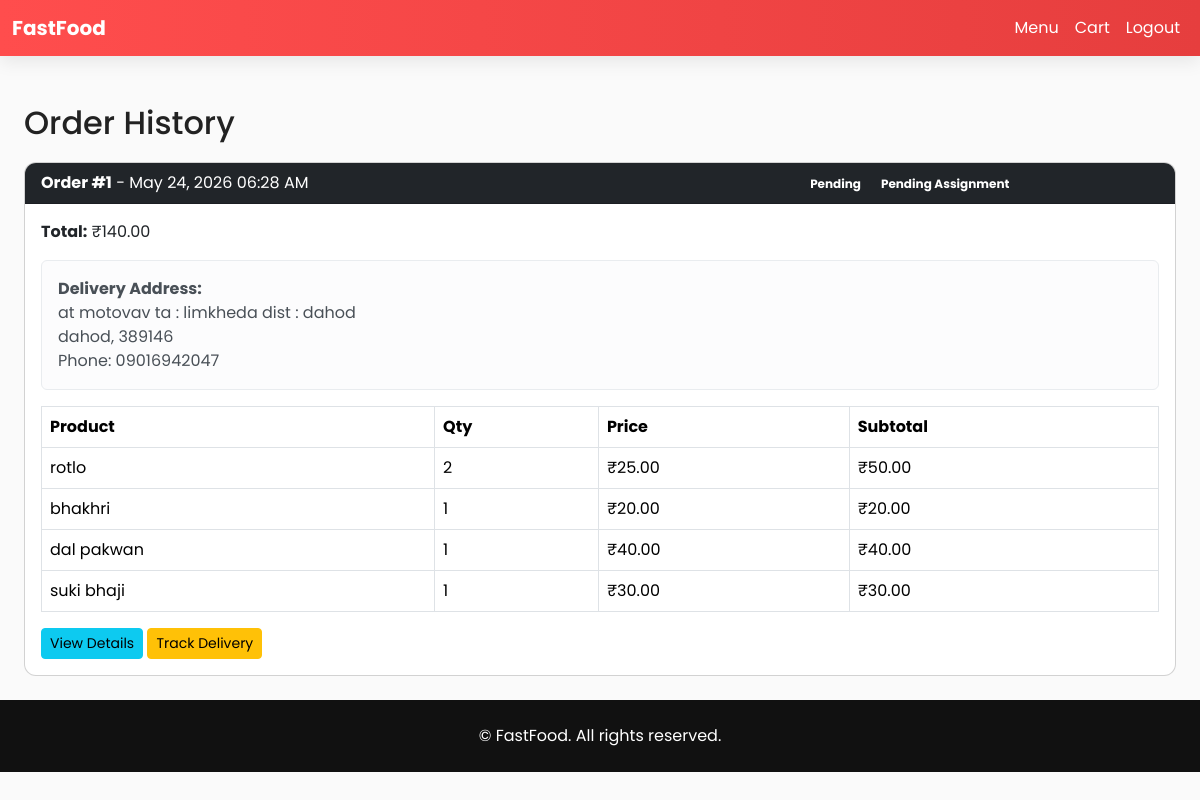
Screenshot of /order-history/ (signed in) with the database file from the repository.
### food_app/models.py (models this page shows, shortened)
class Order(models.Model):
    user = models.ForeignKey(User, on_delete=models.CASCADE)
    cart = models.ForeignKey(Cart, on_delete=models.SET_NULL, null=True, blank=True)
    total = models.DecimalField(max_digits=10, decimal_places=2)
    created_at = models.DateTimeField(default=timezone.now)
    status = models.CharField(max_length=20, default="Pending")
    delivery_address = models.ForeignKey(DeliveryAddress, on_delete=models.SET_NULL, null=True, blank=True)

class Delivery(models.Model):
    STATUS_CHOICES = [
        ('pending', 'Pending Assignment'),
        ('assigned', 'Assigned'),
        ('picked_up', 'Picked Up'),
        ('in_transit', 'In Transit'),
        ('delivered', 'Delivered'),
        ('cancelled', 'Cancelled'),
    ]
    order = models.OneToOneField(Order, on_delete=models.CASCADE, related_name="delivery")
    delivery_person = models.ForeignKey(DeliveryPerson, on_delete=models.SET_NULL, null=True, blank=True, related_name="deliveries")
    status = models.CharField(max_length=20, choices=STATUS_CHOICES, default='pending')
    estimated_delivery_time = models.DateTimeField(blank=True, null=True)
    actual_delivery_time = models.DateTimeField(blank=True, null=True)
    created_at = models.DateTimeField(default=timezone.now)
    updated_at = models.DateTimeField(auto_now=True)
    class Meta:
        verbose_name_plural = "Deliveries"

class DeliveryAddress(models.Model):
    user = models.ForeignKey(User, on_delete=models.CASCADE, related_name="delivery_addresses")
    street_address = models.CharField(max_length=255)
    city = models.CharField(max_length=100)
    postal_code = models.CharField(max_length=20)
    phone = models.CharField(max_length=20)
    latitude = models.FloatField(blank=True, null=True)
    longitude = models.FloatField(blank=True, null=True)
    is_default = models.BooleanField(default=False)
    created_at = models.DateTimeField(default=timezone.now)
    class Meta:
        verbose_name_plural = "Delivery Addresses"

class OrderItem(models.Model):
    order = models.ForeignKey(Order, on_delete=models.CASCADE, related_name="items")
    product = models.ForeignKey(Product, on_delete=models.SET_NULL, null=True)
    quantity = models.PositiveIntegerField()
    price = models.DecimalField(max_digits=10, decimal_places=2)
    @property
    def subtotal(self):
        return self.quantity * self.price

class Product(models.Model):
    category = models.ForeignKey(Category, on_delete=models.CASCADE, related_name="products")
    name = models.CharField(max_length=255)
    description = models.TextField(blank=True)
    price = models.DecimalField(max_digits=10, decimal_places=2)
    image = models.ImageField(upload_to='products/', blank=True, null=True)
    available = models.BooleanField(default=True)

### food_app/views.py (the view)
# urls.py: path("order-history/", views.order_history, name="order_history"),
@login_required(login_url="login")
def order_history(request):
    orders = request.user.order_set.all().order_by('-created_at')
    return render(request, "food_app/order_history.html", {
        "orders": orders
    })

### food_app/templates/food_app/order_history.html (shortened to what this page needs)
{% extends 'food_app/base.html' %}
{% block content %}
<div class="container mt-5">
    <h2>Order History</h2>
    {% if orders %}
        {% for order in orders %}
        <div class="card mb-4">
            <div class="card-header bg-dark text-white">
                <div class="row">
                    <div class="col-md-8">
                        <strong>Order #{{ order.id }}</strong> - {{ order.created_at|date:"M d, Y h:i A" }}
                    </div>
                    <div class="col-md-4 text-right">
                        <span class="badge badge-info">{{ order.status }}</span>
                        {% if order.delivery %}
                            <span class="badge badge-{% if order.delivery.status == 'delivered' %}success{% elif order.delivery.status == 'cancelled' %}danger{% else %}warning{% endif %}">
                                {{ order.delivery.get_status_display }}
                            </span>
                        {% endif %}
                    </div>
                </div>
            </div>
            <div class="card-body">
                <p><strong>Total:</strong> ₹{{ order.total }}</p>
                {% if order.delivery_address %}
                <div class="alert alert-light">
                    <strong>Delivery Address:</strong><br>
                    {{ order.delivery_address.street_address }}<br>
                    {{ order.delivery_address.city }}, {{ order.delivery_address.postal_code }}<br>
                    Phone: {{ order.delivery_address.phone }}
                </div>
                {% endif %}
                <table class="table table-bordered">
                    <thead>
                        <tr>
                            <th>Product</th>
                            <th>Qty</th>
                            <th>Price</th>
                            <th>Subtotal</th>
                        </tr>
                    </thead>
                    <tbody>
                        {% for item in order.items.all %}
                        <tr>
                            <td>{{ item.product.name }}</td>
                            <td>{{ item.quantity }}</td>
                            <td>₹{{ item.price }}</td>
                            <td>₹{{ item.subtotal }}</td>
                        </tr>
                        {% endfor %}
                    </tbody>
                </table>
                <div class="mt-3">
                    <a href="{% url 'order_detail' order.id %}" class="btn btn-sm btn-info">View Details</a>
                    {% if order.delivery and order.delivery.status != 'delivered' %}
                        <a href="{% url 'track_order' order.id %}" class="btn btn-sm btn-warning">Track Delivery</a>
                    {% endif %}
                </div>
            </div>
        </div>
        {% endfor %}
    {% else %}
        <div class="alert alert-info mt-4">
            <p>No orders found. <a href="{% url 'product_list' %}">Start shopping now!</a></p>
        </div>
    {% endif %}
</div>
{% endblock %}

### food_app/templates/food_app/base.html (shortened to what this page needs)
{% load static %}
<!doctype html>
<html lang="en">
<head>
  <link href="https://cdn.jsdelivr.net/npm/bootstrap@5.3.2/dist/css/bootstrap.min.css" rel="stylesheet">
</head>
<body>
<nav class="navbar navbar-expand-lg">
  <div class="container">
    <a class="navbar-brand" href="{% url 'home' %}">FastFood</a>
    <div class="collapse navbar-collapse" id="mainNav">
      <ul class="navbar-nav ms-auto">
        <li class="nav-item"><a href="{% url 'product_list' %}" class="nav-link">Menu</a></li>
        <li class="nav-item"><a href="{% url 'cart' %}" class="nav-link">Cart</a></li>
        {% if user.is_authenticated %}
        <li class="nav-item"><a href="{% url 'logout' %}" class="nav-link">Logout</a></li>
        {% else %}
        <li class="nav-item"><a href="{% url 'login' %}" class="nav-link">Login</a></li>
        <li class="nav-item"><a href="{% url 'register' %}" class="nav-link">Register</a></li>
        {% endif %}
      </ul>
    </div>
  </div>
</nav>
<main class="container my-4 page-fade">
  {% block content %}{% endblock %}
</main>
<footer class="text-center py-4" style="background:#111;color:white;">
  © {{ now.year }} FastFood. All rights reserved.
</footer>
</body>
</html>

### food_app/templates/food_app/base.html (style rules this page uses)
:root { --brand:#ff4d4d; --brand-dark:#e63e3e; }
body { font-family: "Poppins"; background:#fafafa; color:#222; }
.navbar { background:linear-gradient(90deg,var(--brand),var(--brand-dark)); box-shadow:0 6px 18px rgba(0,0,0,0.08); }
.navbar-brand { color:white!important; font-weight:700; }
.nav-link { color:white!important; }
.card { border-radius:12px; overflow:hidden; transition:.2s; }
.page-fade { animation:fadeIn .35s ease; }

### food_app/templates/food_app/order_history.html (style rules this page uses)
.container { max-width: 1200px; }
.card { margin-top: 20px; }

### rows the page displays
Order: id "1", created_at "May 24, 2026 06:28 AM", status "Pending", delivery.status "Pending Assignment", total "140.00", delivery_address.street_address "at motovav ta : limkheda dist : dahod", delivery_address.city "dahod", delivery_address.postal_code "389146", delivery_address.phone "09016942047", shows "Track Delivery"
OrderItem: product.name "rotlo", quantity "2", price "25.00", subtotal "50.00"
OrderItem: product.name "bhakhri", quantity "1", price "20.00", subtotal "20.00"
OrderItem: product.name "dal pakwan", quantity "1", price "40.00", subtotal "40.00"
OrderItem: product.name "suki bhaji", quantity "1", price "30.00", subtotal "30.00"
